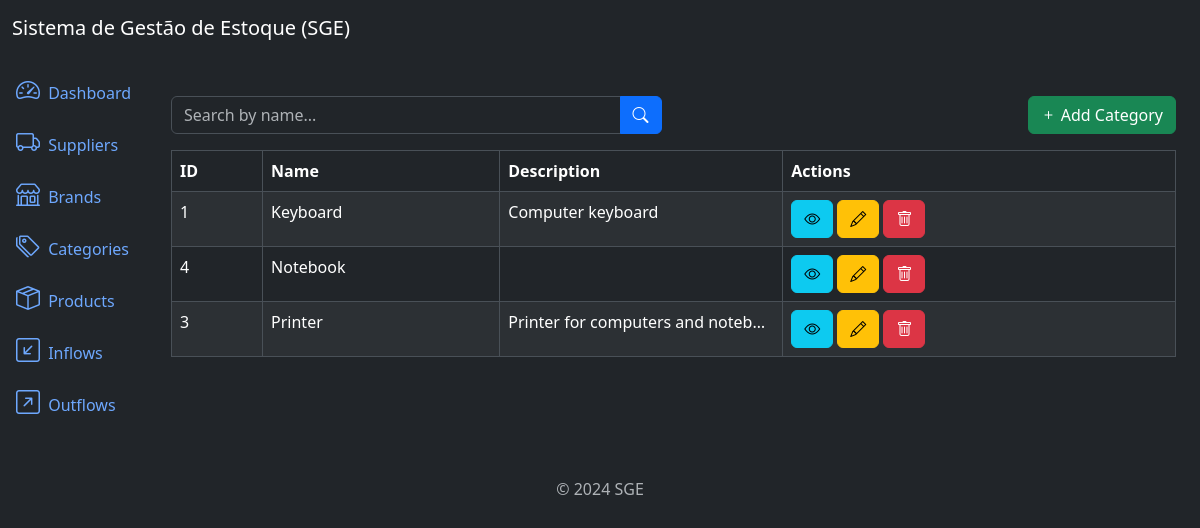
The page /categories/list/ on the database its author committed.
### categories/models.py (models this page shows, shortened)
class Category(models.Model):
    name = models.CharField(max_length=500)
    description = models.TextField(null=True, blank=True)
    created_at = models.DateTimeField(auto_now_add=True)
    updated_at = models.DateTimeField(auto_now=True)
    class Meta:
        ordering = ['name']

### categories/views.py (the view)
# urls.py: path('categories/list/', views.CategoryListView.as_view(), name='category_list'),
class CategoryListView(ListView):
    model = models.Category
    template_name = 'category_list.html'
    context_object_name = 'categories'  # object will be send to template
    paginate_by = 10
    def get_queryset(self):
        queryset = super().get_queryset()  # return all registers
        name = self.request.GET.get('name')
        if name:
            queryset = queryset.filter(name__icontains=name)
        return queryset

### categories/templates/category_list.html (shortened to what this page needs)
{% extends 'base.html' %}
{% block content %}
<div class="row mb-3">
    <div class="col-md-6">
        <form method="get" action="{% url 'category_list' %}">
            <div class="input-group">
                <input type="text" class="form-control" name="name" placeholder="Search by name..." value="{{ request.GET.name }}">
                <button type="submit" class="btn btn-primary">
                    <i class="bi bi-search"></i>
                </button>
            </div>
        </form>
    </div>
    <div class="col-md-6">
        <a href="{% url 'category_create' %}" class="btn btn-success float-end">
            <i class="bi bi-plus"></i> Add Category
        </a>
    </div>
</div>
<div class="table-responsive">
    <table class="table table-striped table-bordered">
        <thead class="thead-dark">
            <tr>
                <th>ID</th>
                <th>Name</th>
                <th>Description</th>
                <th>Actions</th>
            </tr>
        </thead>
        <tbody>
            {% for category in categories %}
                <tr>
                    <td>{{ category.id }}</td>
                    <td>{{ category.name }}</td>
                    <td style="max-width:100px; white-space: nowrap; overflow: hidden; text-overflow: ellipsis">
                        {{ category.description }}
                    </td>
                    <td>
                        <a href="{% url 'category_detail' category.id %}" class="btn btn-info btn-small">
                            <i class="bi bi-eye"></i>
                        </a>
                        <a href="{% url 'category_update' category.id %}" class="btn btn-warning btn-small">
                            <i class="bi bi-pencil"></i>
                        </a>
                        <a href="{% url 'category_delete' category.id %}" class="btn btn-danger btn-small">
                            <i class="bi bi-trash"></i>
                        </a>
                    </td>
                </tr>
            {% endfor %}
        </tbody>
    </table>
</div>
{% endblock %}

### rows shown on the page
Category: id "1", name "Keyboard", description "Computer keyboard"
Category: id "4", name "Notebook"
Category: id "3", name "Printer", description "Printer for computers and noteb…"
